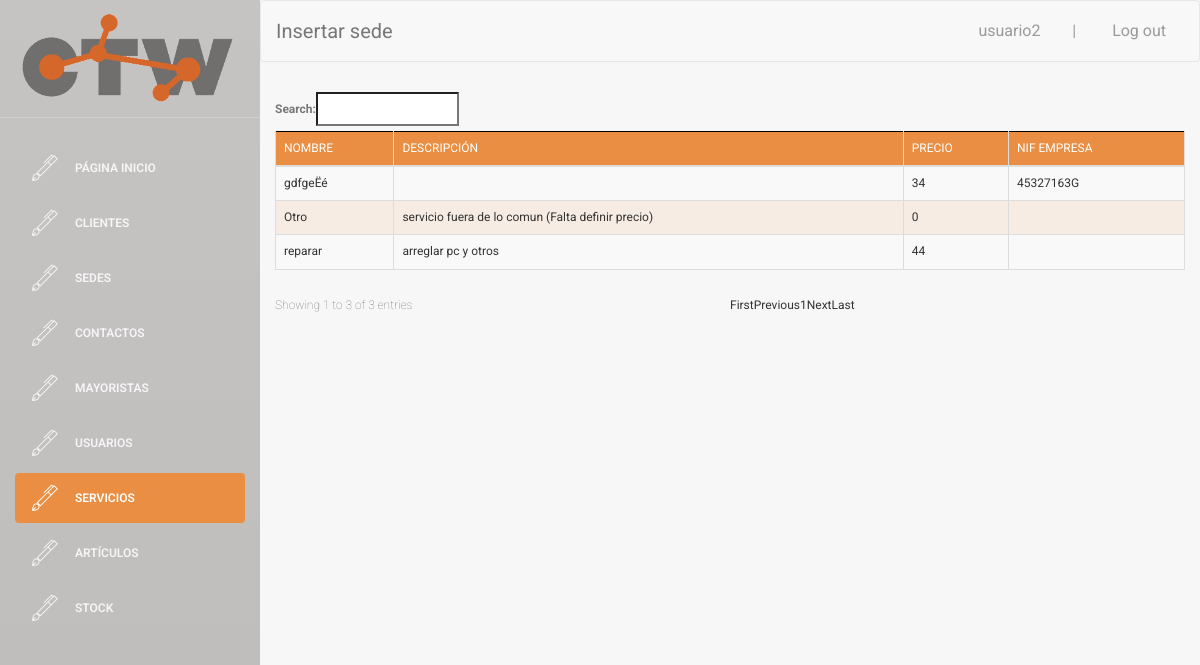
The page /buscador/buscador_servicios.php (signed in) on the database as committed earlier.
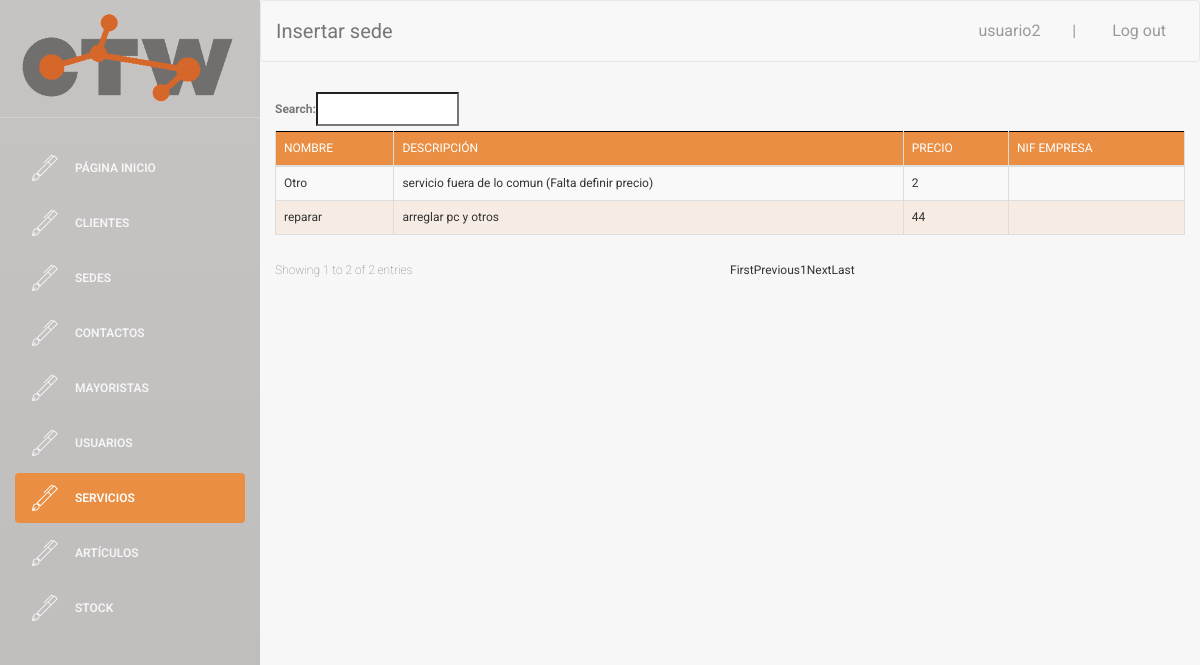
The same page on the database as committed later.
### tables this page shows
CREATE TABLE `SERVICIO` (
  `ID_SERVICIO` int(4) NOT NULL,
  `nombre` varchar(30) NOT NULL,
  `descripcion` text,
  `precio` float NOT NULL,
  `NIF_empresa` varchar(20) DEFAULT NULL
);

### web/buscador/buscador_servicios.php (the view, shortened to what the changed rows need)
    <!doctype html>
<?php
if($_SESSION["login_done"]==true){
?>
<html lang="en">
<head>
    <link rel="stylesheet" href="https://maxcdn.bootstrapcdn.com/bootstrap/3.3.6/css/bootstrap.min.css">
    <link rel="stylesheet" href="https://cdn.datatables.net/1.10.12/css/dataTables.bootstrap.min.css">
    <link href="../assets/css/bootstrap.min.css" rel="stylesheet" />
    <link href="../assets/css/animate.min.css" rel="stylesheet"/>
    <link href="../assets/css/light-bootstrap-dashboard.css" rel="stylesheet"/>
    <link href="../assets/css/demo.css" rel="stylesheet" />
    <link href="http://maxcdn.bootstrapcdn.com/font-awesome/4.2.0/css/font-awesome.min.css" rel="stylesheet">
    <link href="../assets/css/pe-icon-7-stroke.css" rel="stylesheet" />
    <link href="http://cdnjs.cloudflare.com/ajax/libs/x-editable/1.5.0/bootstrap3-editable/css/bootstrap-editable.css" rel="stylesheet"/>
    <link href="../assets/css/table_editor.css" rel="stylesheet"/>
    <link href="../assets/css/table.css" rel="stylesheet"/>
    <link href="../assets/css/table2.css" rel="stylesheet"/>
    <link href="../assets/css/table4.css" rel="stylesheet"/>
    <link href="../assets/css/insert.css" rel="stylesheet" />
    <link href="../assets/css/micss.css" rel="stylesheet" />
</head>
<body>
<div class="wrapper">
    <div class="sidebar">
    	<div class="sidebar-wrapper">
            <div class="logo">
                <a href="../"><img src="../assets/img/ctw_logo.gif" alt="CTW Logo"></a>
            </div>
            <ul class="nav">
                <li>
                    <a href="../index.php">
                        <i class="pe-7s-pen"></i>
                        <p>PÁGINA INICIO</p>
                    </a>
                </li>
                <li>
                    <a href="buscador_clientes.php">
                        <i class="pe-7s-pen"></i>
                        <p>Clientes</p>
                    </a>
                </li>
                <li>
                    <a href="buscador_sedes.php">
                        <i class="pe-7s-pen"></i>
                        <p>Sedes</p>
                    </a>
                </li>
                <li>
                    <a href="buscador_contactos.php">
                        <i class="pe-7s-pen"></i>
                        <p>Contactos</p>
                    </a>
                </li>
                <li>
                    <a href="buscador_mayoristas.php">
                        <i class="pe-7s-pen"></i>
                        <p>Mayoristas</p>
                    </a>
                </li>
                <li>
                    <a href="buscador_usuarios.php">
                        <i class="pe-7s-pen"></i>
                        <p>Usuarios</p>
                    </a>
                </li>
                <li class="active">
                    <a href="buscador_servicios.php">
                        <i class="pe-7s-pen"></i>
                        <p>Servicios</p>
                    </a>
                </li>
                <li>
                    <a href="buscador_articulos.php">
                        <i class="pe-7s-pen"></i>
                        <p>Artículos</p>
                    </a>
                </li>
                <li>
                    <a href="buscador_stock.php">
                        <i class="pe-7s-pen"></i>
                        <p>Stock</p>
                    </a>
                </li>
            </ul>
    	</div>
    </div>
    <div class="main-panel">
        <nav class="navbar navbar-default navbar-fixed">
            <div class="container-fluid">
                <div class="navbar-header">
                    <a class="navbar-brand">Insertar sede</a>
                </div>
                <div class="collapse navbar-collapse">
                    <ul class="nav navbar-nav navbar-right">
                        <li>
                            <a href="../perfil.php"> <?php echo $_SESSION["username"]; ?>&nbsp;&nbsp;&nbsp;&nbsp;&nbsp;&nbsp;&nbsp;&nbsp;|</a>
                        </li>
                        <li>
                            <a href="../../logout.php">Log out
                            </a>
                        </li>
                    </ul>
                </div>
            </div>
        </nav>
        <div class="content">
            <div class="container-fluid">
                <div class="row">
                    <div >
                        <div >
                                <table id="buscador_servicio" class="table table-striped table-bordered">
                                    <thead>
                                        <tr>
                                            <th>Nombre</th>
                                            <th>Descripción</th>
                                            <th>Precio</th>
                                            <th>NIF empresa</th>
                                        </tr>
                                    </thead>
                                    <tbody>
                                        <?php
                                            $conn = connect();
                                            $sql = "SELECT * FROM SERVICIO";
                                            $result = $conn->query($sql);
                                            if ($result->num_rows > 0) {
                                                 while($row = $result->fetch_assoc()) {
                                                    $pk = $row['ID_SERVICIO'];
                                        ?>
                                                    <tr>
                                                        <td><a href="#" class="nombre" data-pk=<?php echo "\"$pk\""; ?>><?php echo $row['nombre']?> </a></td>
                                                        <td><a href="#" class="descripcion" data-pk=<?php echo "\"$pk\""; ?>><?php echo $row['descripcion']?> </a></td>
                                                        <td><a href="#" class="precio" data-pk=<?php echo "\"$pk\""; ?>><?php echo $row['precio']?> </a></td>
                                                        <td><a href="#" class="NIF_empresa" data-pk=<?php echo "\"$pk\""; ?>><?php echo $row['NIF_empresa']?> </a></td>
                                                    </tr>
                                        <?php
                                                 }
                                            } else {
                                                 echo "0 results";
                                            }
                                        ?>
                                    </tbody>
                                </table>
                        </div>
                    </div>
                </div>
            </div>
        </div>
            </div>
    </div>
</body>
</html>
<?php
}else{
    echo "false";
    header("location:../index.php");
}
?>

Rows that differ between the two databases and show on the page:
removed servicio: nombre "gdfgeËé", precio "34", NIF_empresa "45327163G"
changed servicio "Otro": precio "0" → "2"
Other text that changed with them:
text written by a page script: "Search: Showing 1 to 3 of 3 entries First Previous 1 Next Last" → "Search: Showing 1 to 2 of 2 entries First Previous 1 Next Last"
